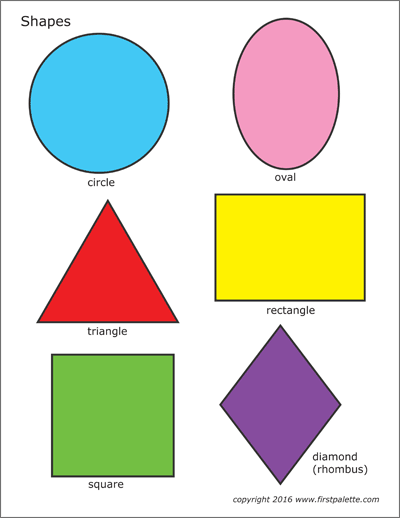
#> input picture OpenCV/shapes.png, 400 x 518 px
$ python task_4.py
#> lines starting #> are read from the running program, lines starting #| are printed output that depends on the picture; after the words box and inside, x2 and y2 are one past the last pixel; in counts of white or black regions, pixels touching at a corner belong together
import cv2
import numpy as np

img = cv2.imread('shapes.png')
#> img is the input picture: shape (518, 400, 3); mean B, G, R 198.1, 215.4, 217.4
imgGrey = cv2.cvtColor(img, cv2.COLOR_BGR2GRAY)
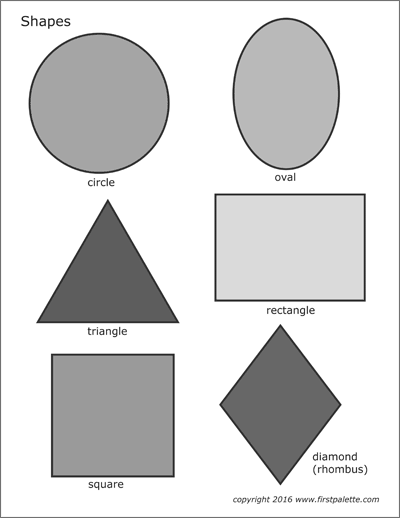
#> imgGrey: shape (518, 400); min 23, max 255, mean 214
_,thresh = cv2.threshold(imgGrey,240,255,cv2.THRESH_BINARY)
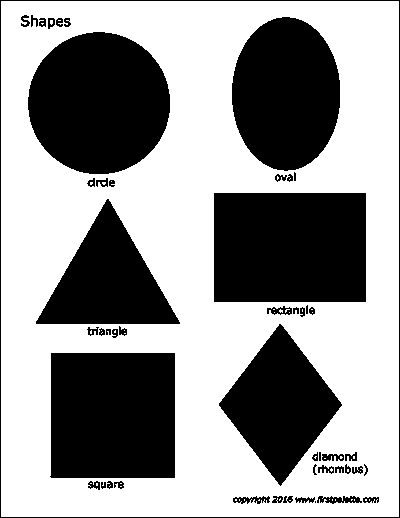
#> thresh: shape (518, 400); 59.3% white; 50 black regions (4 under 20 px)
contours,_ = cv2.findContours(thresh, cv2.RETR_TREE, cv2.CHAIN_APPROX_SIMPLE)
#> contours = 98 contours, 48 with area under 20; largest, box (x1, y1, x2, y2) and area: (1, 1, 399, 517) 204455, (213, 192, 367, 303) 16828, (27, 31, 171, 175) 16032, (49, 352, 176, 479) 15749, (231, 16, 341, 172) 13250

for contour in contours:
	approx = cv2.approxPolyDP(contour, 0.01*cv2.arcLength(contour,True), True)
	cv2.drawContours(img, [approx],0,(0,0,0),5)
	x = approx.ravel()[0]
	y = approx.ravel()[1]
	if len(approx)==3:
		cv2.putText(img,"Triangle",(x,y),cv2.FONT_HERSHEY_COMPLEX, 0.5,(0,0,0))
	elif len(approx)==4:
		x,y,w,h = cv2.boundingRect(approx)
		aspectRatio = float(w)/h
		if 1.05>=aspectRatio>=0.95:
			cv2.putText(img,"square",(x,y),cv2.FONT_HERSHEY_COMPLEX,0.5,(0,0,0))
		elif aspectRatio<=0.95:
			cv2.putText(img,"diamond",(x,y),cv2.FONT_HERSHEY_COMPLEX,0.5,(0,0,0))
		else:
			cv2.putText(img,"reactangle",(x,y),cv2.FONT_HERSHEY_COMPLEX,0.5,(0,0,0))
	elif 6<len(approx)<15:
		cv2.putText(img,"oval",(x,y),cv2.FONT_HERSHEY_COMPLEX,0.5,(0,0,0))
	else:
		cv2.putText(img,"circle",(x,y),cv2.FONT_HERSHEY_COMPLEX,0.5,(0,0,0))
#> this loop made 98 passes
#> (approx, w, h, aspectRatio) on passes 1, 5, 17, 22, 30, 39, 45, 49, 51: ([[1, 1], [1, 516], [398, 516], [398, 1]], 398, 516, 0.771), ([[365, 499], [365, 500], [366, 500], [366, 499]], 2, 2, 1), ([[280, 498], [279, 499], [279, 500], [280, 499]], 2, 3, 0.667), ([[235, 499], [235, 500], [236, 500], [236, 499]], 2, 2, 1), ([[96, 483], [96, 485], [97, 485], [97, 483]], 2, 3, 0.667), ([[347, 469], [347, 471], [348, 471], [348, 469]], 2, 3, 0.667), ([[353, 456], [353, 458], [354, 458], [354, 456]], 2, 3, 0.667), ([[50, 353], [174, 352], [175, 477], [51, 478]], 126, 127, 0.992), ([[115, 330], [114, 331], [114, 332], [115, 332]], 2, 3, 0.667)
#> (w, h, aspectRatio) on passes 61, 76, 86: (125, 164, 0.762), (154, 111, 1.39), (2, 4, 0.5)
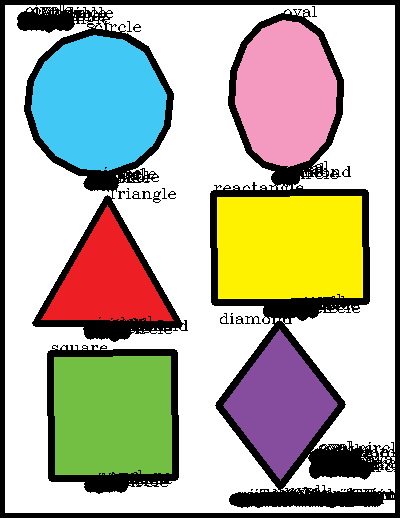
#> img: shape (518, 400, 3); 18.72% of pixels changed, all inside (x1, y1, x2, y2) = (0, 0, 400, 518)


cv2.imshow('shapes',img)
cv2.waitKey(0)
cv2.destroyAllWindows()
